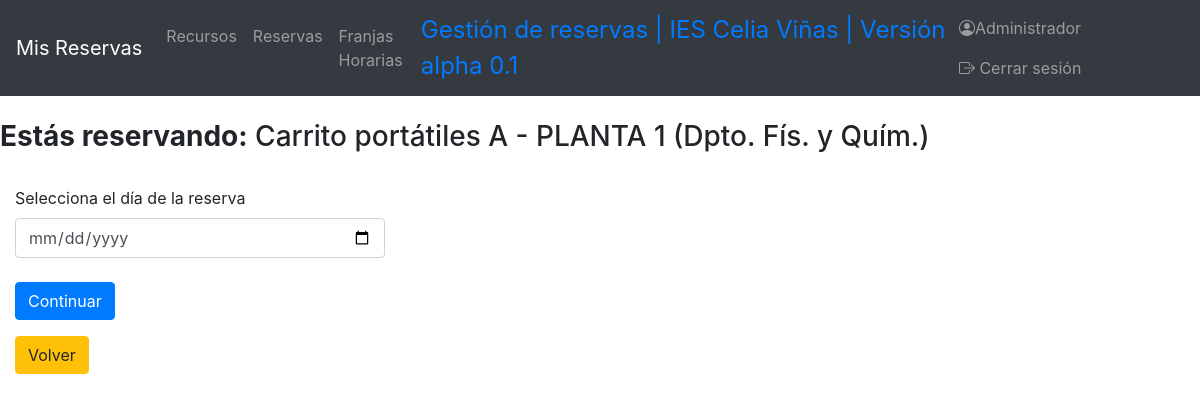
/index.php?controller=ReservationController&action=formularioInsertar&recurso=32 (signed in), run on the app's committed database.
### tables this page shows
CREATE TABLE `resources` (
  `id` int(10) UNSIGNED NOT NULL,
  `name` varchar(100) NOT NULL,
  `description` varchar(300) NOT NULL,
  `location` varchar(300) NOT NULL,
  `image` varchar(500) NOT NULL
);

### view.php (called while the page is built)
<?php
class View
{
	public function show($viewName, $data = null)
	{
		include("views/header.php");
		include("views/$viewName.php");
		include("views/footer.php");
	}
}

### index.php (called while the page is built, shortened)
<?php
if (!isset($_REQUEST['action'])) {
        $action = "showLoginForm";
    } else {
        $action = $_REQUEST['action'];
    }
$controller = new $controller();
$controller->$action();

### models/DB.php (called while the page is built, shortened)
<?php
class DB {
    private $db;
    public function __construct() {
        $this->db = new mysqli(DB_HOST, DB_USER, DB_PASSWORD, DB_NAME);
    }
    public function consulta($sql) {
        $arrayResult = array();
        if ($result = $this->db->query($sql)) {
            while($fila = $result->fetch_object()) {
                $arrayResult[] = $fila;
            }
        } else {
            $arrayResult = null;
        }
        return $arrayResult;
    }
}

### models/resource.php (called while the page is built, shortened)
<?php
     include_once("DB.php");
    class Resource {
        private $db;
        public function __construct() {
            $this->db = new DB;
        }
        public function get($id) {
            $result = $this->db->consulta("SELECT * FROM resources WHERE resources.id = '$id'");
            return $result;
        }
    }

### views/reservation/formularioInsertar.php (the view, shortened to what this page needs)
<?php
echo "<h3><strong>Estás reservando:</strong> ";
echo $data['datosRecurso'][0]->name . " - " . $data['datosRecurso'][0]->location . "</h3><br>";
echo "<form action = 'index.php' method = 'POST' enctype='multipart/form-data'>";
echo "<div class='col-4'>";
echo "<div class='form-group'>";
echo "<label for='fecha'>Selecciona el día de la reserva</label>
				<input type='date' class='form-control' id='fecha' name='date' onChange='comprobarFecha()' onkeydown='return false'><br>";
echo "  <input type='hidden' name='action' value='reservaPaso2'>
						<input type='hidden' name='controller' value='ReservationController'>
						<input type='submit' class='btn btn-primary' value='Continuar'>
				</form>";
echo "<p><a href='index.php?controller=ResourceController&action=mostrarResources&date=date' class='btn btn-warning'>Volver</a></p>";
?>

### data on the page
resources: name "Carrito portátiles A", location "PLANTA 1 (Dpto. Fís. y Quím.)"

### other printed values
$_SESSION['realname'] "Administrador"
